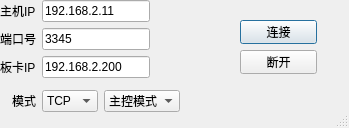
<?xml version="1.0" encoding="UTF-8"?>
<ui version="4.0">
 <class>Dialog</class>
 <widget class="QDialog" name="Dialog">
  <property name="geometry">
   <rect>
    <x>0</x>
    <y>0</y>
    <width>349</width>
    <height>128</height>
   </rect>
  </property>
  <property name="windowTitle">
   <string>Dialog</string>
  </property>
  <property name="sizeGripEnabled">
   <bool>true</bool>
  </property>
  <widget class="QWidget" name="layoutWidget">
   <property name="geometry">
    <rect>
     <x>240</x>
     <y>20</y>
     <width>77</width>
     <height>54</height>
    </rect>
   </property>
   <layout class="QVBoxLayout" name="verticalLayout_3">
    <item>
     <widget class="QPushButton" name="pushButton_link">
      <property name="text">
       <string>连接</string>
      </property>
     </widget>
    </item>
    <item>
     <widget class="QPushButton" name="pushButton_dislink">
      <property name="text">
       <string>断开</string>
      </property>
     </widget>
    </item>
   </layout>
  </widget>
  <widget class="QWidget" name="">
   <layout class="QHBoxLayout" name="horizontalLayout">
    <item>
     <layout class="QVBoxLayout" name="verticalLayout_2">
      <item>
       <widget class="QLabel" name="label">
        <property name="text">
         <string>主机IP</string>
        </property>
       </widget>
      </item>
      <item>
       <widget class="QLabel" name="label_2">
        <property name="text">
         <string>端口号</string>
        </property>
       </widget>
      </item>
      <item>
       <widget class="QLabel" name="label_3">
        <property name="text">
         <string>板卡IP</string>
        </property>
       </widget>
      </item>
     </layout>
    </item>
    <item>
     <layout class="QVBoxLayout" name="verticalLayout">
      <item>
       <widget class="QLineEdit" name="lineEdit_pcip">
        <property name="text">
         <string>192.168.2.11</string>
        </property>
       </widget>
      </item>
      <item>
       <widget class="QLineEdit" name="lineEdit_port">
        <property name="text">
         <string>3345</string>
        </property>
       </widget>
      </item>
      <item>
       <widget class="QLineEdit" name="lineEdit_boardip">
        <property name="text">
         <string>192.168.2.200</string>
        </property>
       </widget>
      </item>
     </layout>
    </item>
   </layout>
  </widget>
  <widget class="QWidget" name="">
   <property name="geometry">
    <rect>
     <x>12</x>
     <y>90</y>
     <width>168</width>
     <height>22</height>
    </rect>
   </property>
   <layout class="QHBoxLayout" name="horizontalLayout_2">
    <item>
     <widget class="QLabel" name="label_4">
      <property name="text">
       <string>模式</string>
      </property>
     </widget>
    </item>
    <item>
     <widget class="QComboBox" name="comboBox">
      <item>
       <property name="text">
        <string>TCP</string>
       </property>
      </item>
      <item>
       <property name="text">
        <string>UDP</string>
       </property>
      </item>
     </widget>
    </item>
    <item>
     <widget class="QComboBox" name="comboBox_main">
      <item>
       <property name="text">
        <string>主控模式</string>
       </property>
      </item>
      <item>
       <property name="text">
        <string>非主控模式</string>
       </property>
      </item>
     </widget>
    </item>
   </layout>
  </widget>
 </widget>
 <resources/>
 <connections/>
</ui>
